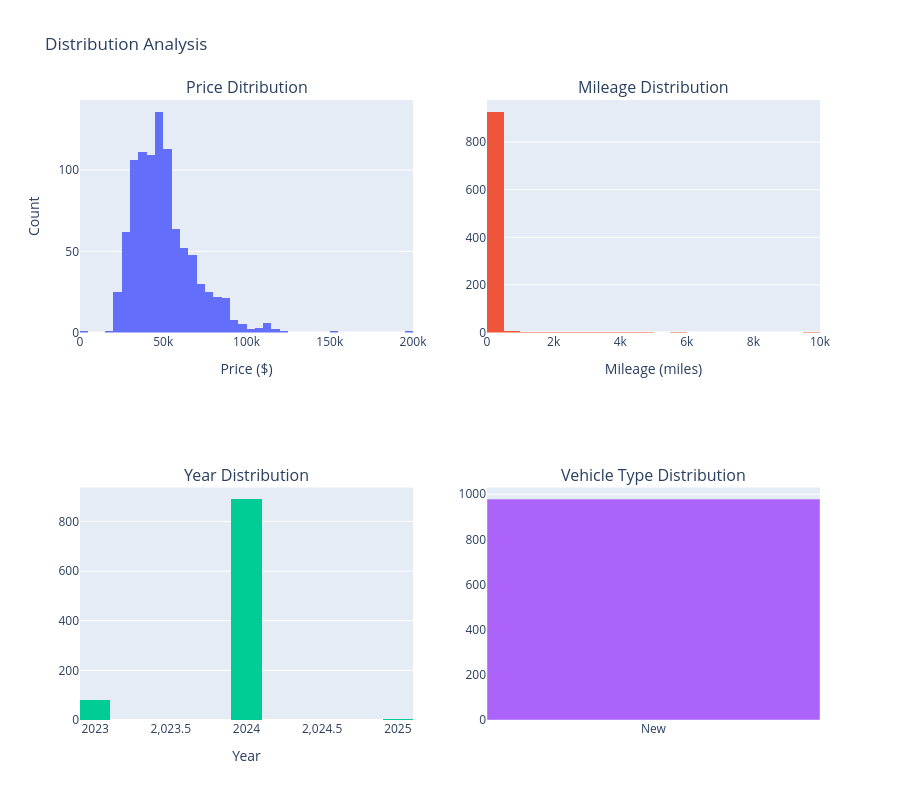

Notebook code cell kept with this figure:
### Code cell
import plotly.graph_objects as go

price_col =[col for col in df.columns if 'price' in col.lower()][0] if any('price' in col.lower() for col in df.columns) else 'price'
mileage_col = [col for col in df.columns if 'mileage' in col.lower() or 'odometer' in col.lower()][0] if any('mileage' in col.lower() or 'odometer' in col.lower() for col in df.columns) else 'mileage'
year_col = [col for col in df.columns if 'year' in col.lower()][0] if any('year' in col.lower() for col in df.columns) else 'year'
type_col = [col for col in df.columns if 'type' in col.lower() or 'body' in col.lower()][0] if any('type' in col.lower() or 'body' in col.lower() for col in df.columns) else 'type'

fig = make_subplots(
    rows=2, cols=2,
    subplot_titles=("Price Ditribution", "Mileage Distribution", "Year Distribution", "Vehicle Type Distribution")
)

fig.add_trace(go.Histogram(x=df[price_col], nbinsx=40, name='Price'), row=1, col=1)

fig.add_trace(go.Histogram(x=df[mileage_col], nbinsx=40, name='Mileage'), row=1, col=2)

fig.add_trace(go.Histogram(x=df[year_col], nbinsx=20, name='Year'), row=2, col=1)

type_counts = df[type_col].value_counts()
fig.add_trace(go.Bar(x=type_counts.index, y=type_counts.values, name='Type'), row=2, col=2)

fig.update_xaxes(title_text="Price ($)", row=1, col=1)
fig.update_xaxes(title_text="Mileage (miles)", row=1, col=2)
fig.update_xaxes(title_text="Year", row=2, col=1)
fig.update_yaxes(title_text="Count", row=1, col=1)
fig.update_layout(height=800, showlegend=False, title_text="Distribution Analysis")
fig.show()

### Figure 1 — Plotly figure (JSON) as saved in the notebook; plotly's stock layout.template omitted (floating-point values rounded to 4 significant figures; data arrays with more than 128 entries replaced by an {"elided": "..."} marker saying what was removed)
{"data": [{"name": "Price", "nbinsx": 40, "type": "histogram", "x": {"elided": "978 float values"}, "xaxis": "x", "yaxis": "y"}, {"name": "Mileage", "nbinsx": 40, "type": "histogram", "x": {"elided": "978 float values"}, "xaxis": "x2", "yaxis": "y2"}, {"name": "Year", "nbinsx": 20, "type": "histogram", "x": {"elided": "978 int values"}, "xaxis": "x3", "yaxis": "y3"}, {"name": "Type", "type": "bar", "x": ["New"], "xaxis": "x4", "y": [978], "yaxis": "y4"}], "layout": {"annotations": [{"font": {"size": 16}, "showarrow": false, "text": "Price Ditribution", "x": 0.225, "xanchor": "center", "xref": "paper", "y": 1, "yanchor": "bottom", "yref": "paper"}, {"font": {"size": 16}, "showarrow": false, "text": "Mileage Distribution", "x": 0.775, "xanchor": "center", "xref": "paper", "y": 1, "yanchor": "bottom", "yref": "paper"}, {"font": {"size": 16}, "showarrow": false, "text": "Year Distribution", "x": 0.225, "xanchor": "center", "xref": "paper", "y": 0.375, "yanchor": "bottom", "yref": "paper"}, {"font": {"size": 16}, "showarrow": false, "text": "Vehicle Type Distribution", "x": 0.775, "xanchor": "center", "xref": "paper", "y": 0.375, "yanchor": "bottom", "yref": "paper"}], "height": 800, "showlegend": false, "title": {"text": "Distribution Analysis"}, "xaxis": {"anchor": "y", "domain": [0, 0.45], "title": {"text": "Price ($)"}}, "xaxis2": {"anchor": "y2", "domain": [0.55, 1], "title": {"text": "Mileage (miles)"}}, "xaxis3": {"anchor": "y3", "domain": [0, 0.45], "title": {"text": "Year"}}, "xaxis4": {"anchor": "y4", "domain": [0.55, 1]}, "yaxis": {"anchor": "x", "domain": [0.625, 1], "title": {"text": "Count"}}, "yaxis2": {"anchor": "x2", "domain": [0.625, 1]}, "yaxis3": {"anchor": "x3", "domain": [0, 0.375]}, "yaxis4": {"anchor": "x4", "domain": [0, 0.375]}}}
